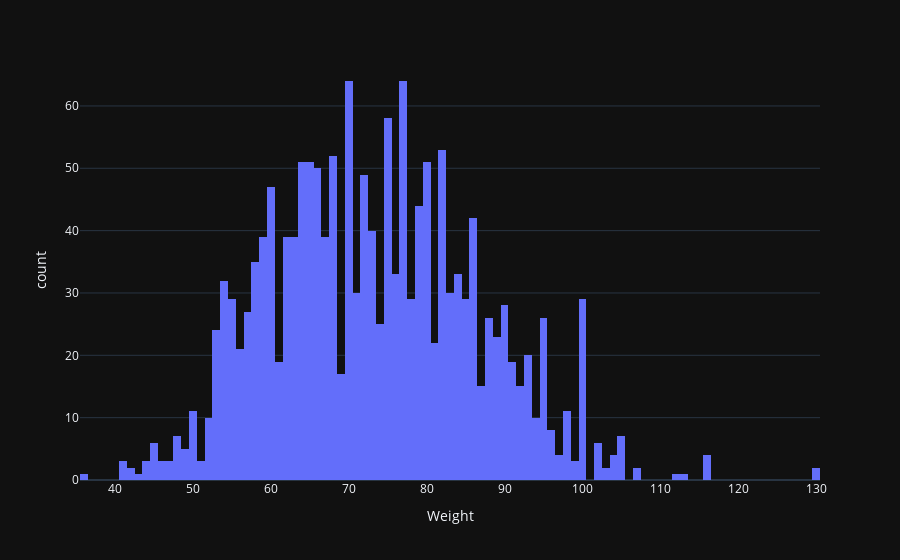

The code cell stored with this chart in its notebook:
### Markdown cell above
**TASK FOR YOU**:

### Code cell
bin_width= 0.5 # To ensure that the two histograms are comparable

weight_data = olympics[(olympics["Season"] == "Winter") & (not olympics["Medal"].empty) & (olympics["Medal"] == "Gold")]

nbins = math.ceil((weight_data["Weight"].max() - weight_data["Weight"].min()) / bin_width)

fig = px.histogram(weight_data, x="Weight", height=600, nbins=nbins)
fig.layout.template = "plotly_dark"
fig.show()

### Figure 1 — Plotly figure (JSON) as saved in the notebook; plotly's stock layout.template omitted (floating-point values rounded to 4 significant figures; data arrays with more than 128 entries replaced by an {"elided": "..."} marker saying what was removed)
{"data": [{"alignmentgroup": "True", "bingroup": "x", "hovertemplate": "Weight=%{x}<br>count=%{y}<extra></extra>", "legendgroup": "", "marker": {"color": "#636efa", "pattern": {"shape": ""}}, "name": "", "nbinsx": 188, "offsetgroup": "", "orientation": "v", "showlegend": false, "type": "histogram", "x": {"elided": "1913 float values"}, "xaxis": "x", "yaxis": "y"}], "layout": {"autosize": true, "barmode": "relative", "legend": {"tracegroupgap": 0}, "margin": {"t": 60}, "xaxis": {"anchor": "y", "autorange": true, "domain": [0, 1], "range": [35.5, 130.5], "title": {"text": "Weight"}, "type": "linear"}, "yaxis": {"anchor": "x", "autorange": true, "domain": [0, 1], "range": [0, 67.37], "title": {"text": "count"}}}}
